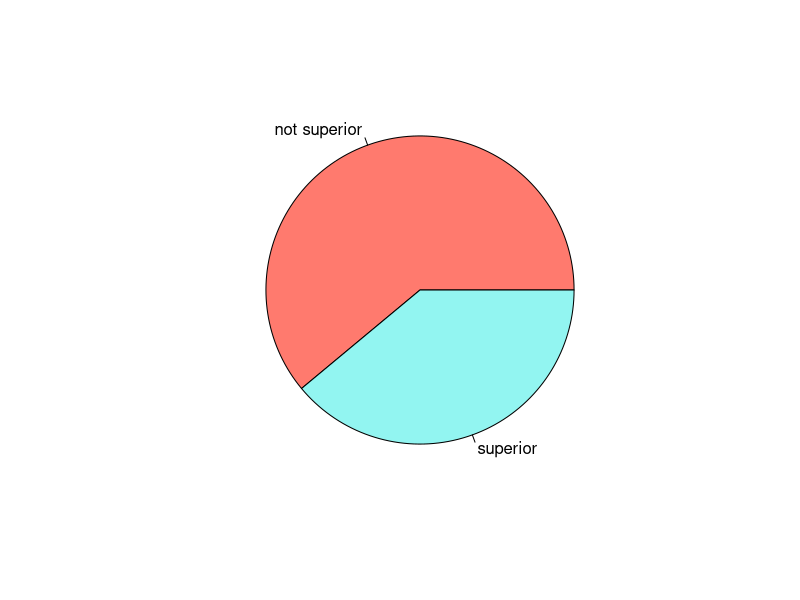
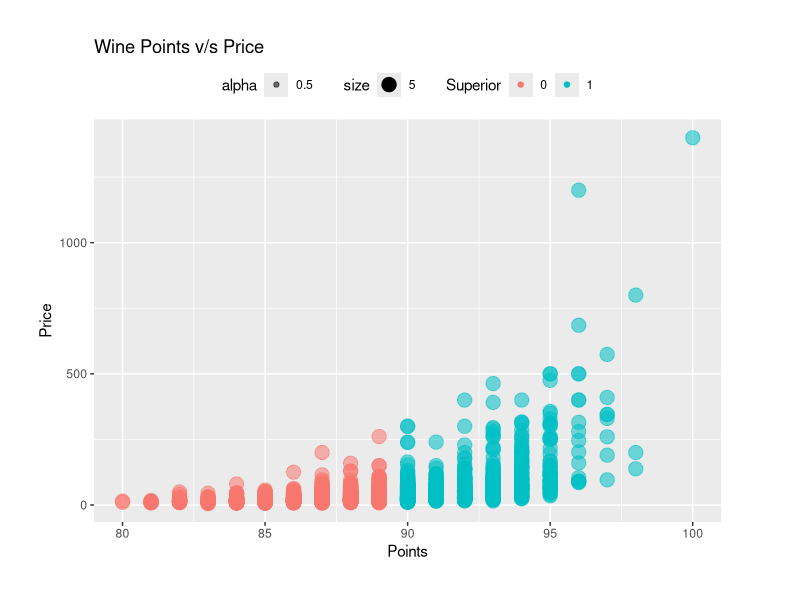
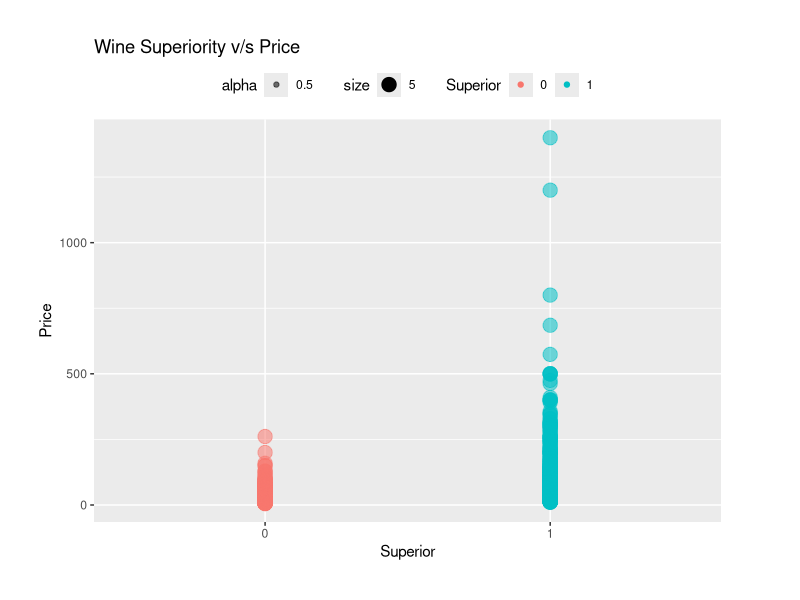
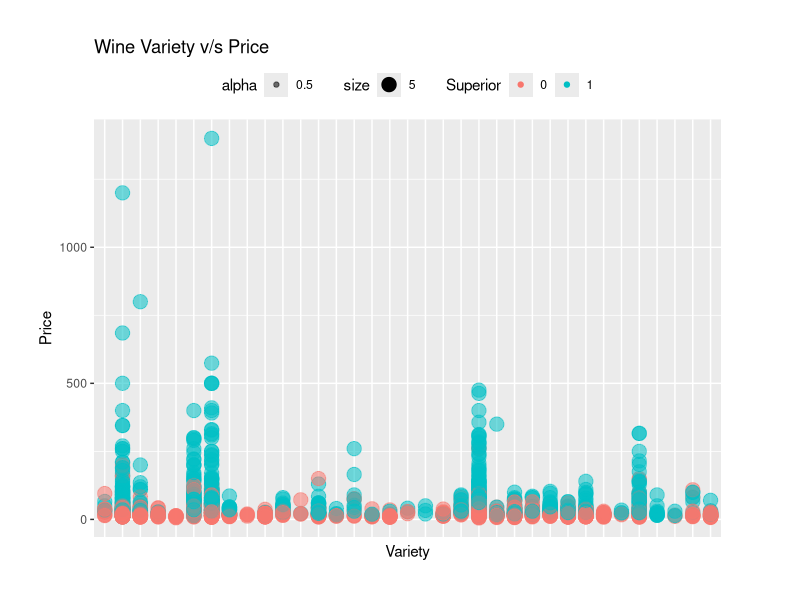
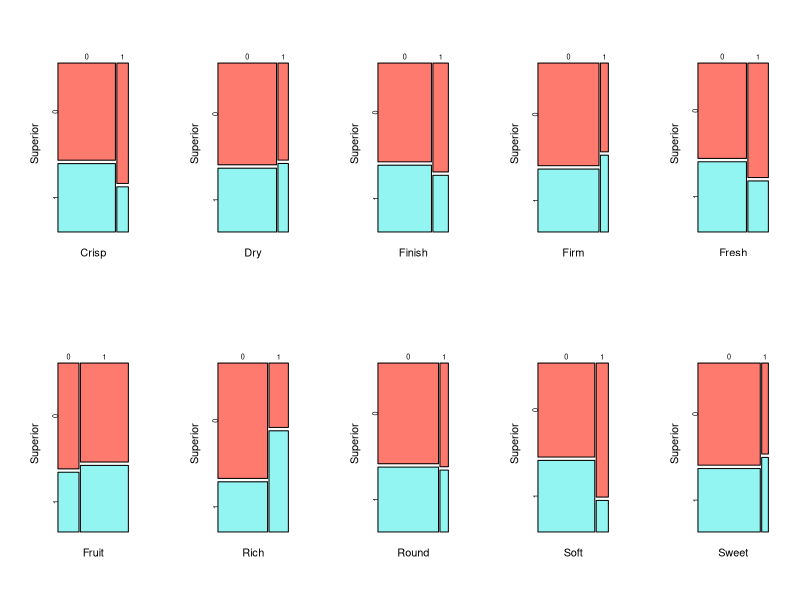
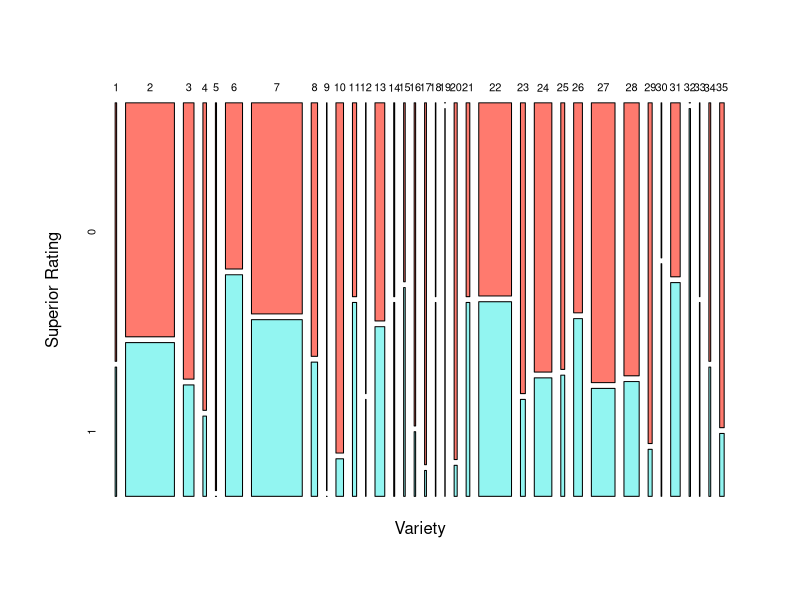
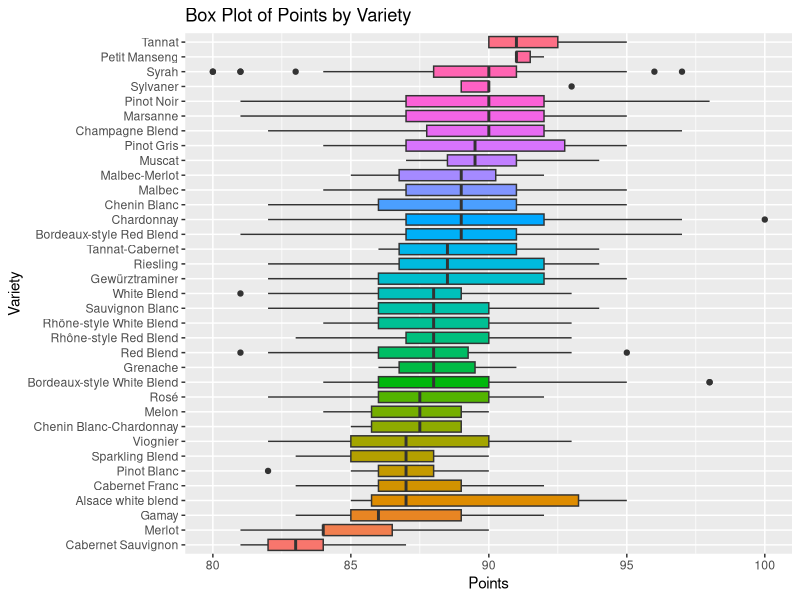
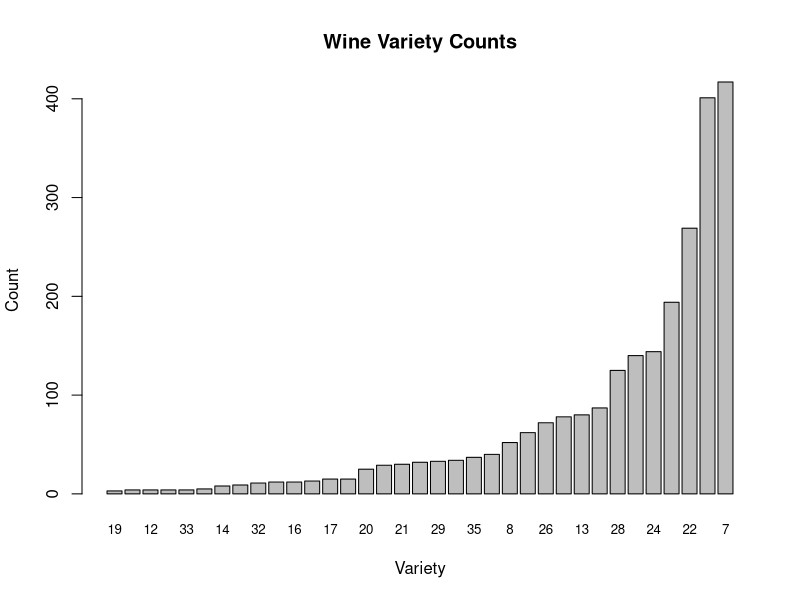

The R script that drew these images, in order:
# LIBRARIES
library(ggplot2)

# RESEARCH QUESTION (Did the _ depend on _? By how much?)
# Do points assigned to wine 
# depend on the variety of the wine? 
# By how much?

# LOAD DATA
setwd("C:/Users/g_gna/Documents/TCD/Modules/CS7DS3_AppliedStatisticalModelling/Assignments/MainAssignment/code")
data <- read.csv("wine_review.csv")

# PREPROCESSING
# Make superior_rating a factor.
data['superior_rating'] = factor(data$superior_rating)
# Add a new column "variety_f" such that variety
# is a numeric factor because this is more 
# compact to plot and also easier to remember
# during comparison.
data['variety_f'] = factor(as.numeric(
  factor(data$variety)
))

# VARIABLES
# Response variable = superior_rating
# Predictor variables = Crisp, Dry, Finish, Firm, Fresh, 
#                       Fruit, Rich, Round, Soft, Sweet
# Grouping variable = variety

# EXAMINE DATA

# Q. Of all rated wines, what proportion
# is deemed superior?
tab_sup <- table(data$superior_rating)
pie(
  x=tab_sup, 
  labels=c("not superior", "superior"),
  col = c("#ff7a6e", "#92f5f1")
)
print(paste(
  "Superior % =", 
  (tab_sup[2]/sum(tab_sup))*100
))
# A. Around 40% of all rated wines 
#    in this data set are superior.

# Q. How good of an indicator is price 
#    when it comes to wine ratings?

ggplot(data) + 
  aes(points, price) + 
  geom_point(aes(
    col = superior_rating,
    size = 5, alpha = 0.5
  )) + 
  ggtitle("Wine Points v/s Price") + 
  xlab("Points") + ylab("Price") + 
  labs(color = "Superior") +
  theme(
    legend.position = "top",
    plot.margin = margin(1, 2, 1, 1, "cm"),
  )

ggplot(data) + 
  aes(superior_rating, price) + 
  geom_point(aes(
    col = superior_rating,
    size = 5, alpha = 0.5
  )) + 
  ggtitle("Wine Superiority v/s Price") + 
  xlab("Superior") + ylab("Price") + 
  labs(color = "Superior") +
  theme(
    legend.position = "top",
    plot.margin = margin(1, 2, 1, 1, "cm"),
  )

# A. There is very weak positive correlation between
#    wine ratings and their prices.
#    All non-superior wines are relatively cheap.
#    There are many superior wines that are affordable.
#    The most expensive wine in the data set is 
#    also the most highly rated.
#    There is likely at least one other factor
#    beyond points, that determines wine price.

# Q. Is there a relationship between the variety
#    of wine and it's price?

ggplot(data) + 
  aes(variety, price) + 
  geom_point(aes(
    col = superior_rating,
    size = 5, alpha = 0.5
  )) + 
  ggtitle("Wine Variety v/s Price") + 
  xlab("Variety") + ylab("Price") + 
  labs(color = "Superior") +
  theme(
    legend.position = "top",
    plot.margin = margin(1, 2, 1, 1, "cm"),
    axis.text.x = element_blank(),
    axis.ticks.x = element_blank()
  )

# A. Within each wine variety, the positive
#    correlation between wine price and 
#    superiority as per ratings, is stronger.
#    So, another factor influencing the price
#    of the wine seems to be its variety.

test <- factor(apply(data[, c("Crisp", "Dry", "Finish", "Firm", "Fresh", "Fruit", "Rich", "Round", "Soft", "Sweet")], 1, paste, collapse = "-"))

# Q. Are some taste factors better indicators
#    of the wine superiority than others?
layout_matrix <- matrix(
  c(1, 2, 3, 4, 5, 6, 7, 8, 9, 10), 
  nrow = 2, byrow = TRUE
)
layout(layout_matrix, heights = c(1, 1))
for (taste_factor in c(
  "Crisp", "Dry", "Finish", "Firm", "Fresh",
  "Fruit", "Rich", "Round", "Soft", "Sweet"
)) {
  mosaicplot(
    table(data[, taste_factor], data$superior_rating), 
    col = c("#ff7a6e", "#92f5f1"), 
    main = NULL,
    xlab = taste_factor,
    ylab = "Superior",
  )
}
layout(1)
# A. The most common taste factor is "Fruity" but
#    that doesn't tell us much about the superiority
#    of the wine as but superior and non-superior
#    rated wines have a fruity flavor.
#    Rich wines, although small in proportion, are
#    apparently more likely to be rated highly.
#    Soft wines, although small in proportion, are
#    apparently less likely to be rated highly.
#    No feature alone is a strong enough indicator
#    of superiority.
#    Positive indicators = Rich, Sweet, Firm, Dry, Fruit.
#    Negative indicators = Soft, Crisp, Finish, Fresh, Round.

# Q. What proportion of the data is composed of
#    each type (variety) of wine?
mosaicplot(
  table(data$variety_f,data$superior_rating), 
  col = c("#ff7a6e", "#92f5f1"),,
  main = NULL,
  xlab = "Variety",
  ylab = "Superior Rating"
)
# A. The discrepancy between various wine varieties
#    w.r.t how many instances of each are available
#    in the data set is very wide.
#    For the most common varieties (2, 7, 22),
#    the likelihood of a wine getting rated as 
#    superior is very similar to that of it getting
#    rated as non-superior.
#    Many varieties within which it is significantly 
#    more/less likely to find superior wines make up
#    are fewer in number.

# Q. How does the spread and centrality of 
#    points within each variety differ from
#    each other and overall points?
ggplot(data) + geom_boxplot(aes(
    reorder(variety, points, median), points, 
    fill = reorder(variety, points, median)
  ), show.legend=FALSE) + 
  labs(
      title = "Box Plot of Points by Variety",
      x = "Variety", 
      y = "Points"
  ) + coord_flip()

features = c("min", "q1", "median", "q2", "max")
five_num_sum = fivenum(data$points)
print(data.frame(features, five_num_sum))
#   features five_num_sum
# 1      min           80
# 2       q1           86
# 3   median           88
# 4       q2           91
# 5      max          100

# A. The distribution of points within each
#    wine variety does not vary much between
#    varieties when compared to overall
#    five number summary.

# Q. What is the frequency distribution of
#    each variety?
barplot(
  sort(table(data$variety_f)), 
  main = "Wine Variety Counts",
  xlab = "Variety",
  ylab = "Count",
  cex.names = 0.8
)
# A. Variety 7 and 2 are the most abundant ones.
#    For a lot of the varieties of wine, there are
#    very few instances in the data set.

# MODEL DATA
# RESPONSE VARIABLE = "superior_rating": Indicates whether the wine has received >= 90 points. 
# PREDICTOR VARIABLES = ["Crisp", "Dry", "Finish", "Firm", "Fresh", "Fruit", "Full", "Rich", "Round", "Soft", "Sweet"]: These variables capture wine taste/mouth feel characteristics. They take values of 0 or 1. In each case, they indicate whether the wine characteristic is related to the predictor variable name. For example, if the wine was fruity, then indicator predictor variable "Fruit" = 1.
# GROUPING VARIABLE = "variety": Indicates type/brand of wine.




